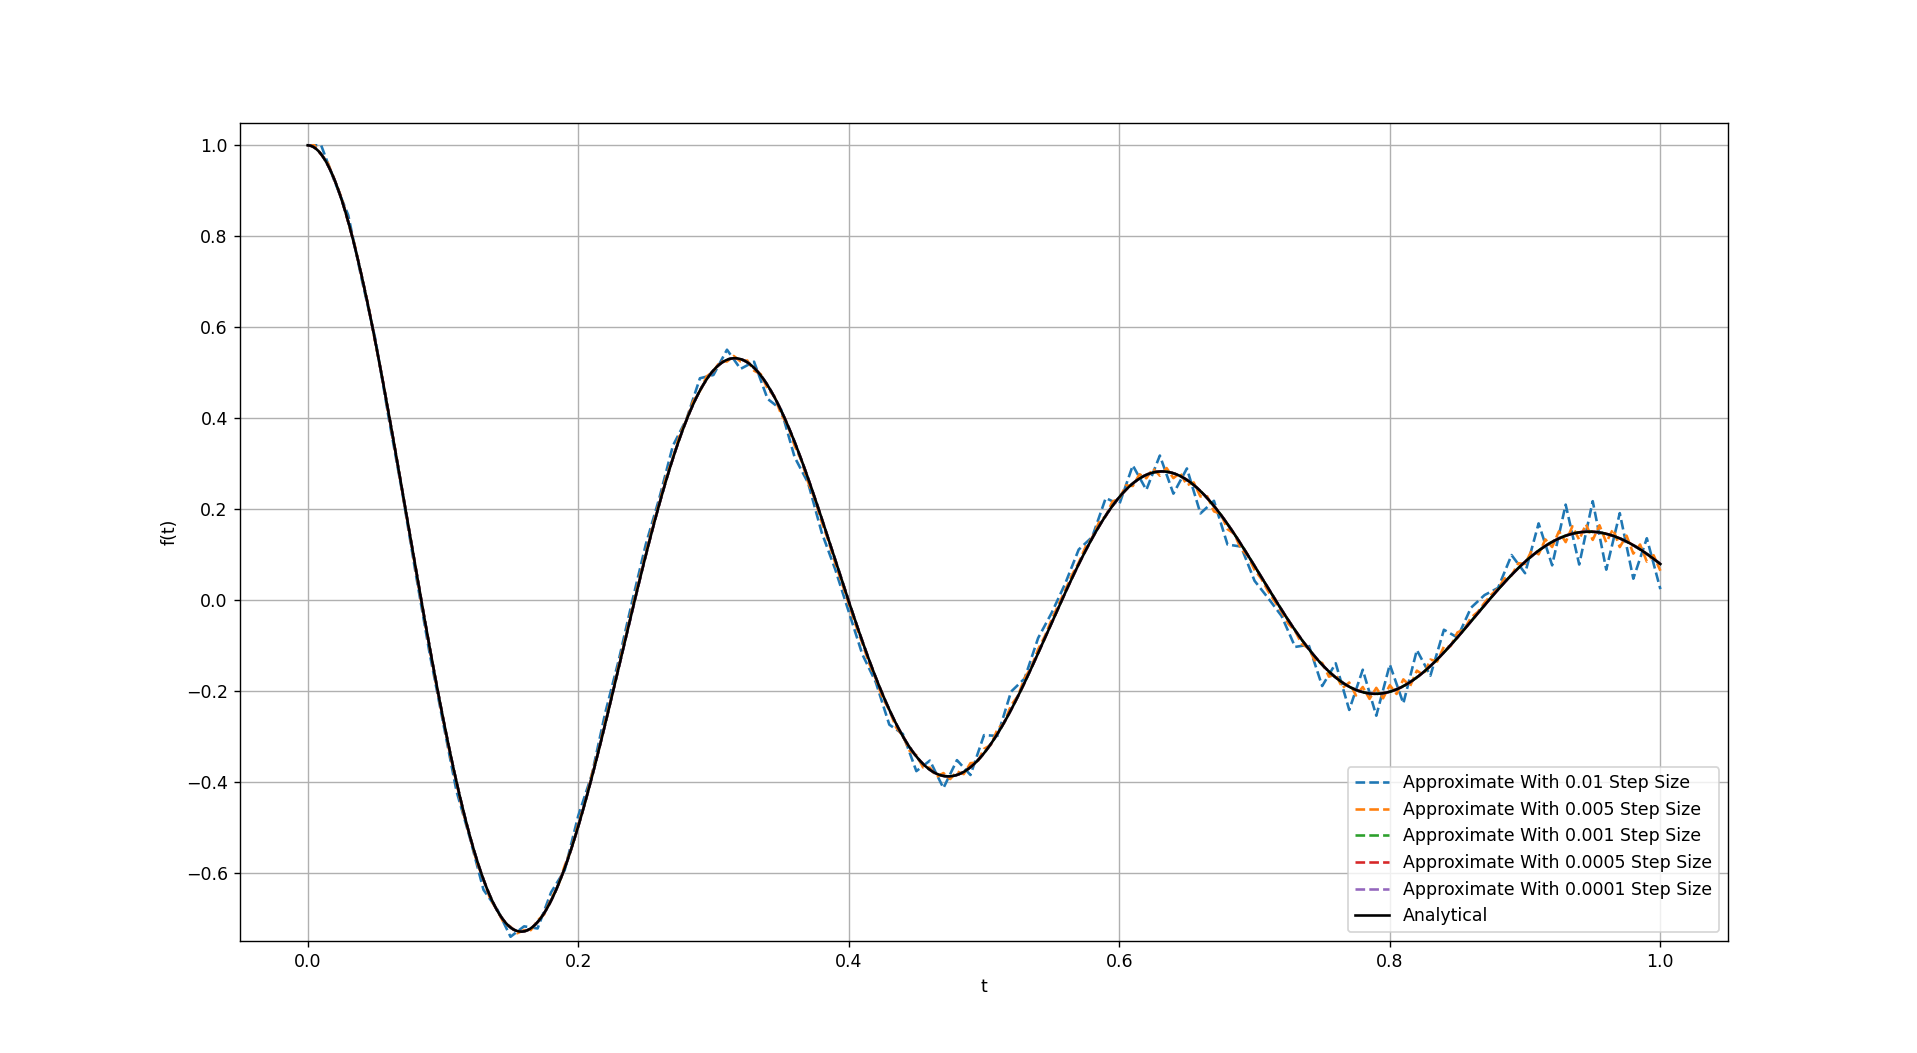

This chart was generated by the following Python code:
import numpy as np
import matplotlib.pyplot as plt
import torch
import torch.nn as nn

# Analytical Solution
def analytical(d, w0, x):
    assert d < w0
    w = np.sqrt(w0**2-d**2)
    phi = np.arctan(-d/w)
    A = 1/(2*np.cos(phi))
    cos = torch.cos(phi+w*x)
    sin = torch.sin(phi+w*x)
    exp = torch.exp(-d*x)
    y  = exp*2*A*cos
    return y

def f(t_i, s_i):
    return np.array([s_i[1], (-2*d*s_i[1]-w0**2*s_i[0])]) # split into two first-order ODEs


# Central Difference Method
h_ranges = [0.01,0.005,0.001,0.0005,0.0001]
d, w0 = 2, 20
s0 = [1, 0] # 1st initial condition


def central_diff_method(h):
    t = np.arange(0, 1 + h, h) # creating array from 0 to 1 and all x values between step size

    s = np.zeros((len(t), 2))
    s[0] = s0 # 0-th column

    s[1] = [s[0][j] + h*f(t[0], s[0])[j] for j in range(2)] # 2nd initial condition

    for i in range(1, len(t) - 1):
        s[i + 1] = s[i - 1] + 2*h*f(t[i], s[i])
        
    plt.plot(t, s[:, 0] , '--', label=f'Approximate With {h} Step Size')

plt.figure(figsize = (12, 8))
for k in h_ranges:
    central_diff_method(k)
x = torch.linspace(0,1,500).view(-1,1)
y = analytical(d, w0, x).view(-1,1)
plt.plot(x, y, 'black', label='Analytical')
plt.ylim(-0.75, 1.05)
plt.xlabel('t')
plt.ylabel('f(t)')
plt.grid()
plt.legend(loc='lower right')
file = "finite_differences_step_sizes"
plt.savefig(file, bbox_inches='tight', pad_inches=0.1, dpi=100, facecolor="white")
plt.show()
